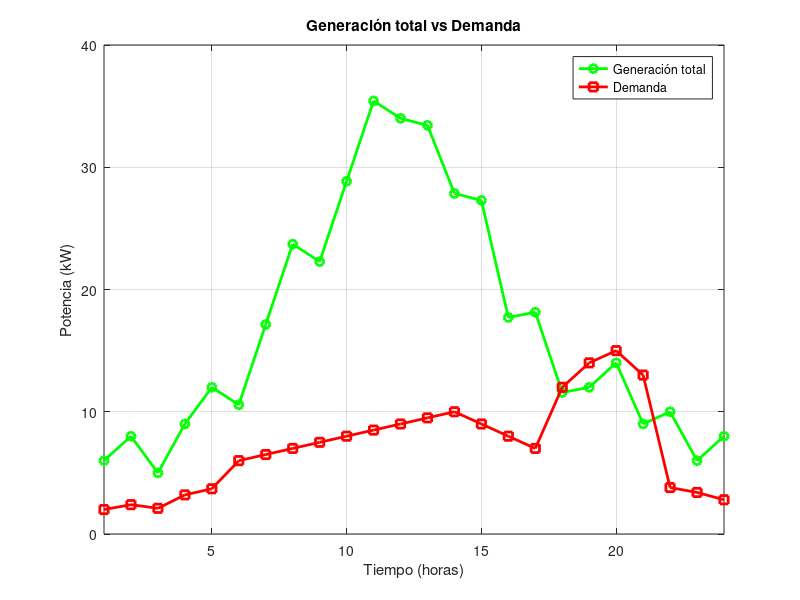
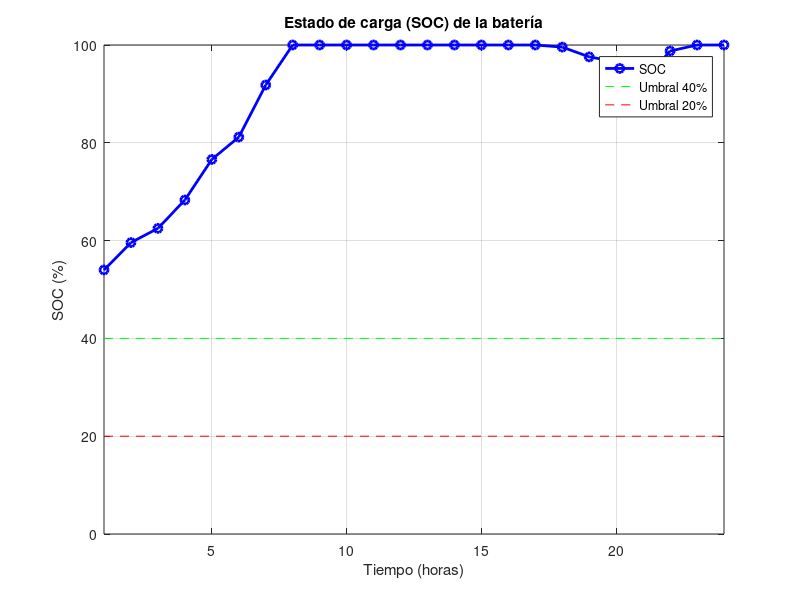

These charts were generated, in order, by the following MATLAB code:
%% RETO 3 - PASO 2: CONTROL DE LA MICRO-RED (SIGE)
%% Estudiante: Juan Camilo Hincapié Fernández
%% Curso: Software para Ingeniería

% Limpiar la consola y borrar variables guardadas
clc;
clear;
close all;
 
%% 1. CONFIGURACIÓN INICIAL
 
% Generación solar: empieza en 0 todas las horas
solar = zeros(1, 24);
 
% Subida del sol: horas 6 a 12 (el pico es 25 kW en la hora 12)
for h = 6:12
    solar(h) = 25 * (h - 5) / 7;
end
 
% Bajada del sol: horas 13 a 18
for h = 13:18
    solar(h) = 25 * (19 - h) / 7;
end
 
% Generación eólica (24 valores, máximo 15 kW)
eolica = [ 6  8  5  9 12  7 10 13  8 11 ...
          14  9 12 10 13  7 11  8 12 14 ...
           9 10  6  8];
 
generacion_total = solar + eolica;
 
% Demanda de la comunidad (24 valores)
demanda = zeros(1, 24);
demanda([1:5, 22:24]) = [2.0 2.4 2.1 3.2 3.7 3.8 3.4 2.8];
demanda(6:17)  = [6 6.5 7 7.5 8 8.5 9 9.5 10 9 8 7];
demanda(18:21) = [12 14 15 13];
 
% Datos de la batería
capacidad = 100;    
SOC = 50;           

%% 2. TÍTULO DEL REPORTE
 
disp('===== REPORTE POR HORA DEL SIGE =====');
disp(' ');
 
%% 3. BUCLE DE 24 HORAS
 
for h = 1:24
 
    % Tomamos la generación y la demanda de esta hora
    Egen = generacion_total(h);
    Edem = demanda(h);
 
    % Variables para guardar el estado de cada servicio
    escuela = 'ACTIVA';
    bombeo = 'ACTIVO';
    alumbrado = 'ACTIVO';
 
    % Comparamos lo que se genera con lo que se consume
    if Egen >= Edem
 
        % --- SUPERÁVIT: sobra energía ---
        excedente = Egen - Edem;
        balance = excedente;
        SOC = SOC + (excedente / capacidad) * 100;
 
        % La batería no puede pasar de 100%
        if SOC > 100
            SOC = 100;
        end
 
    else
 
        % --- DÉFICIT: falta energía ---
        faltante = Edem - Egen;
        balance = -faltante;
        SOC = SOC - (faltante / capacidad) * 100;
 
        % La batería no puede bajar de 0%
        if SOC < 0
            SOC = 0;
        end
 
        % Revisamos el SOC para decidir qué apagar
        if SOC > 40
            % RUTA SEGURA: no se apaga nada
 
        elseif SOC > 20
            % RUTA DE ALERTA: se apaga el alumbrado
            alumbrado = 'SUSPENDIDO';
 
        else
            % RUTA DE EMERGENCIA: se apaga alumbrado y bombeo
            alumbrado = 'SUSPENDIDO';
            bombeo = 'SUSPENDIDO';
        end
 
    end
 
    % Guardamos el SOC de esta hora para poder graficarlo al final
    SOC_hora(h) = SOC;
    balance_hora(h) = balance;    % Guardamos también el balance de esta hora
 
    % Mostramos el reporte de esta hora
    fprintf('Hora %d\n', h);
    fprintf('  Generación: %.2f kWh | Demanda: %.2f kWh\n', Egen, Edem);
    fprintf('  Balance de energía: %.2f kWh\n', balance);
    fprintf('  SOC de la batería: %.2f %%\n', SOC);
    fprintf('  Escuela: %s | Bombeo: %s | Alumbrado: %s\n', escuela, bombeo, alumbrado);
    disp(' ');
 
end
 
disp('===== FIN DE LA SIMULACIÓN =====');
 
%% 4. GRÁFICAS
 
% --- Gráfica 1: Generación total vs Demanda ---
figure(1);
plot(1:24, generacion_total, 'g-o', 'LineWidth', 2);
hold on;
plot(1:24, demanda, 'r-s', 'LineWidth', 2);
title('Generación total vs Demanda');
xlabel('Tiempo (horas)');
ylabel('Potencia (kW)');
legend('Generación total', 'Demanda');
grid on;
xlim([1 24]);
hold off;
 
% --- Gráfica 2: Estado de carga (SOC) ---
figure(2);
 
plot(1:24, SOC_hora, 'b-o', 'LineWidth', 2);
hold on;
plot([1 24], [40 40], 'g--');
plot([1 24], [20 20], 'r--');
title('Estado de carga (SOC) de la batería');
xlabel('Tiempo (horas)');
ylabel('SOC (%)');
legend('SOC', 'Umbral 40%', 'Umbral 20%');
grid on;
ylim([0 100]);
xlim([1 24]);
hold off;
